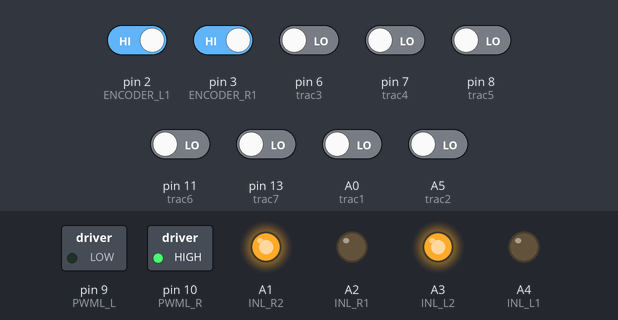
The sketch below on a simulated Arduino Uno, built with avr-gcc and run on an emulated ATmega328P. On the bench: switched loads named in the sketch (green lamp = pin HIGH), output pins drawn as LEDs (lit = HIGH). The test bench sets the inputs (shaded band); at power-on: pin 2 (ENCODER_L1), pin 3 (ENCODER_R1) HIGH, A0 (trac1), A5 (trac2), pin 6 (trac3), pin 7 (trac4), pin 8 (trac5), pin 11 (trac6), pin 13 (trac7) LOW. What the sketch prints to the serial monitor is not drawn.

Above: at 1.2 s.
1.3 s: pin 7 (trac4) driven HIGH
At 2.3 s:
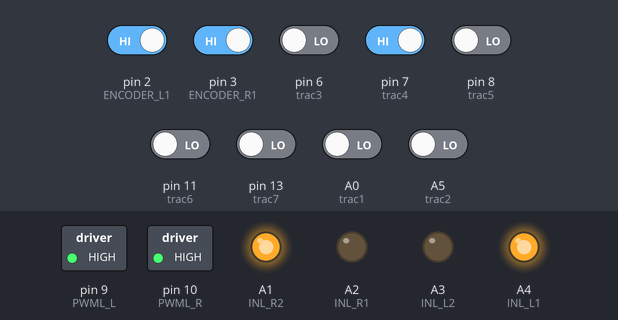
3.1 s: pin 6 (trac3) driven HIGH
4.7 s: A5 (trac2) driven HIGH
At 6.0 s:
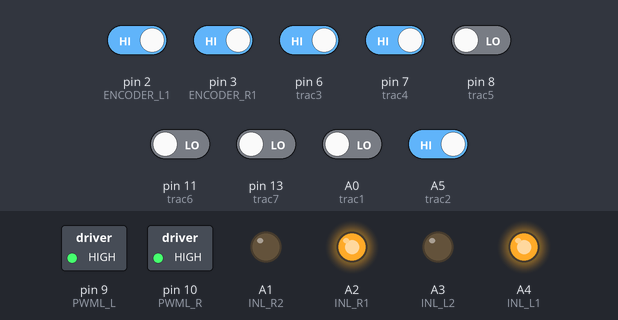
7.0 s: pin 8 (trac5) driven HIGH
At 7.15 s:
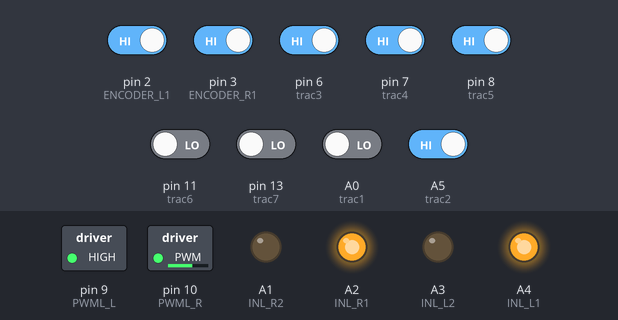
10.0 s: pin 11 (trac6) driven HIGH
At 11.8 s:
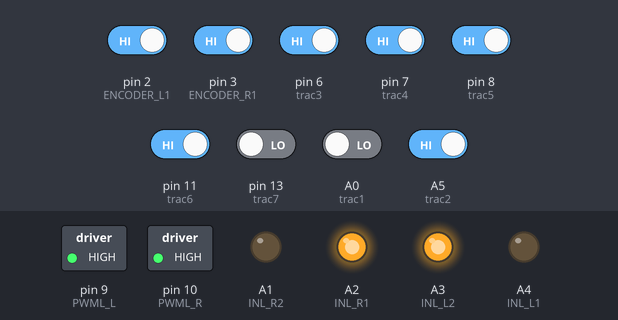
12.7 s: A0 (trac1) driven HIGH
At 13.7 s:
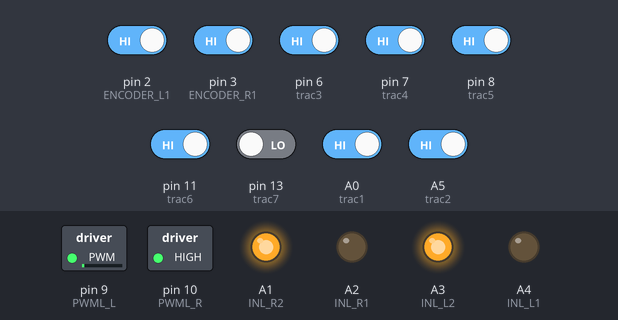
Timing chart, 0 to 15.3 s (numbered marks = the images above; inputs shaded):
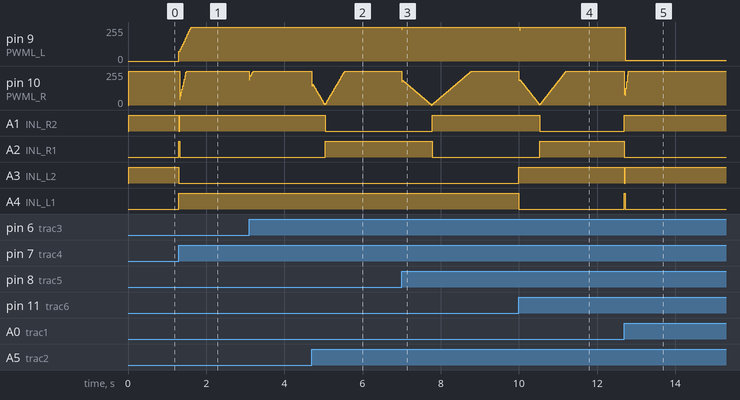

Measured:
- after the input at 1.3 s, pin 9 (PWML_L): moves from 0/255 to 255/255 over 0.32 s, starting at once; A1 (INL_R2): HIGH → LOW at once, → HIGH 0.02 s later; A2 (INL_R1): LOW → HIGH at once, → LOW 0.02 s later; A3 (INL_L2): HIGH → LOW at once; A4 (INL_L1): LOW → HIGH at once
- after the input at 4.7 s, A1 (INL_R2): HIGH → LOW after 0.34 s; A2 (INL_R1): LOW → HIGH after 0.34 s
- after the input at 7.0 s, pin 9 (PWML_L): 255/255 → 240/255 at once, → 255/255 0.02 s later; A1 (INL_R2): LOW → HIGH after 0.78 s; A2 (INL_R1): HIGH → LOW after 0.78 s
- after the input at 10.0 s, pin 9 (PWML_L): 255/255 → 232/255 at once, → 255/255 0.02 s later; A1 (INL_R2): HIGH → LOW after 0.54 s; A2 (INL_R1): LOW → HIGH after 0.54 s; A3 (INL_L2): LOW → HIGH at once; A4 (INL_L1): HIGH → LOW at once
- after the input at 12.7 s, pin 9 (PWML_L): 255/255 → 7/255 at once; A1 (INL_R2): LOW → HIGH at once; A2 (INL_R1): HIGH → LOW at once; A3 (INL_L2): HIGH → LOW at once, → HIGH 0.02 s later; A4 (INL_L1): LOW → HIGH at once, → LOW 0.02 s later

The sketch:

past_xunxian.ino
```cpp
#include<MsTimer2.h>
//左右电机码盘
#define ENCODER_R1 3
#define ENCODER_R2 4
#define ENCODER_L1 2
#define ENCODER_L2 5
//左右电机PWM波以及电机正负极接入
#define PWML_R 10
#define INL_R1 A2
#define INL_R2 A1
#define PWML_L 9
#define INL_L1 A4
#define INL_L2 A3
#define PERIOD 20
//从前进方向的最左边开始排序红外传感器引脚
#define trac1  A0
#define trac2  A5
#define trac3  6
#define trac4  7
#define trac5  8
#define trac6  11
#define trac7  13
const float originTargetV = 5;
volatile float targetRv = originTargetV;//右轮目标速度
volatile float targetLv = originTargetV;//左轮目标速度

volatile long encoderVal_R = 0;
volatile long encoderVal_L = 0;

volatile int encodertime_L = 0;
volatile int encodertime_R = 0;


volatile float velocityR;
volatile float velocityL;
float ukR = 0;
float ukL = 0;

float ekR1 = 0;//last error
float ekR2 = 0;//last last error
float ekL1 = 0;//last error
float ekL2 = 0;//last last error


void getEncoderR(void)
{
  //Serial.println("in func getEncoderR!");
  encodertime_R++;
   if(digitalRead(ENCODER_R1) == LOW)
  {
    if(digitalRead(ENCODER_R2) == LOW)
    {
      encoderVal_R--;
    }
      else
    {
      encoderVal_R++;
    }
  }
  else
  {
    if(digitalRead(ENCODER_L2) == LOW)
    {
      encoderVal_R++;
    }
      else
    {
      encoderVal_R--;
    }
  }
}

void getEncoderL(void)
{
  //Serial.println("L");
  encodertime_L++;
   if(digitalRead(ENCODER_L1) == LOW)
  {
    if(digitalRead(ENCODER_L2) == LOW)
    {
      encoderVal_L--;
    }
      else
    {
      encoderVal_L++;
    }
  }
  else
  {
    if(digitalRead(ENCODER_L2) == LOW)
    {
      encoderVal_L++;
    }
      else
    {
      encoderVal_L--;
    }
  }
}


int pidControllerR(float lTargetRv,float currentRv)
{

    float u;
    float output;
    float q0,q1,q2;
    float k  = 20;
    float ti = 80;//积分时间
    float td = 5;//微分事件
    float ek = lTargetRv - currentRv;
    //Serial.println(ek);

    q0 = k*(1 + PERIOD/ti + td/PERIOD);
    q1 = -k*(1 + 2*td/PERIOD);
    q2 = k*td/PERIOD;


    u = q0*ek + q1*ekR1 + q2*ekR2;
    output = ukR+u;
        //Serial.println(output);


    if (output > 255)
        output = 255;

    if (output < -255)
        output = -255;

    ukR = output;
    ekR2 = ekR1;
    ekR1 = ek;
    return (int)output;

}

int pidControllerL(float lTargetLv,float currentLv)
{
    float u;
    float output;
    float q0,q1,q2;
    float k  = 10;
    float ti = 80;//积分时间
    float td = 5;//微分事件
    float ek = lTargetLv - currentLv;


    q0 = k*(1 + PERIOD/ti + td/PERIOD);
    q1 = -k*(1 + 2*td/PERIOD);
    q2 = k*td/PERIOD;


    u = q0*ek + q1*ekL1 + q2*ekL2;
    output = ukL+u;
     //Serial.println(output);

    if (output > 255)
        output = 255;

    if (output < -255)
        output = -255;

    ukL = output;
    ekL2 = ekL1;
    ekL1 = ek;
    return (int)output;
}

void control(void)
{
  int data[7];
  float dVelocity = 0;
  data[0] = digitalRead(A0);
  data[1] = !digitalRead(A5);
  data[2] = !digitalRead(6);
  data[3] = !digitalRead(7);
  data[4] = !digitalRead(8);
  data[5] = !digitalRead(11);
  data[6] = digitalRead(13);

  velocityR = (encoderVal_R*2.0)*3.1415*2.0*(1000/PERIOD)/780;
  encoderVal_R = 0;
  velocityL = (encoderVal_L*2.0)*3.1415*2.0*(1000/PERIOD)/780;
  encoderVal_L = 0;

  if(!(data[0]||data[1]||data[2]||data[3]||data[4]||data[5]||data[6]))
  {
        targetRv = -1.5;
        targetLv = -105;
  }

  else if(data[3]&&(data[0]||data[1]||data[2]||data[4]||data[5]||data[6]))
  {
    if(data[0]||data[1]||data[2])
    {
        //dVelocity = 70;
        targetRv = 60;
        targetLv = 0;
    }
    else if (data[4]||data[5]||data[6])
    {
        //dVelocity = -70;
        targetRv = 0;
        targetLv = 60;
    }
  }
  else
  {
    dVelocity = 10*data[0] +8*data[1] + 6*data[2] - 6*data[4] - 8*data[5] - 10*data[6];
    targetRv += 0.5*dVelocity;
    targetLv -= 0.5*dVelocity;
  }
  //dVelocity = 30*data[0] +10* data[1] + 6*data[2] - 6*data[4] - 10*data[5] - 30*data[6];


  int dutyCycleR2 = pidControllerR(targetRv,velocityR);
  int dutyCycleL2 = pidControllerL(targetLv,velocityL);

  targetRv = originTargetV;
  targetLv = originTargetV;

  //int dutyCycleL2 = dutyCycleL1 - D_value / 2;
  //int dutyCycleR2 = dutyCycleR1 + D_value / 2;
  if(dutyCycleR2 > 0) //control Right wheel
  {

      digitalWrite(INL_R1,LOW);
      digitalWrite(INL_R2,HIGH);
      analogWrite(PWML_R,dutyCycleR2);
  }
  else
  {
      digitalWrite(INL_R1,HIGH);
      digitalWrite(INL_R2,LOW);
      analogWrite(PWML_R,abs(dutyCycleR2));
  }

    if(dutyCycleL2 > 0) //control Right wheel
  {

      digitalWrite(INL_L1,HIGH);
      digitalWrite(INL_L2,LOW);
      analogWrite(PWML_L,dutyCycleL2);
  }
  else
  {
      digitalWrite(INL_L1,LOW);
      digitalWrite(INL_L2,HIGH);
      analogWrite(PWML_L,abs(dutyCycleL2));
  }
}
void setup()
{
    TCCR1B = TCCR1B & B11111000 | B00000001;
    pinMode(INL_L1,OUTPUT);
    pinMode(INL_L2,OUTPUT);
    pinMode(PWML_L,OUTPUT);
    pinMode(INL_R1,OUTPUT);
    pinMode(INL_R2,OUTPUT);
    pinMode(PWML_R,OUTPUT);

    pinMode(ENCODER_R1,INPUT);
    pinMode(ENCODER_R2,INPUT);
    pinMode(ENCODER_L1,INPUT);
    pinMode(ENCODER_L2,INPUT);


    attachInterrupt(ENCODER_R1 - 2,getEncoderR,FALLING);
    attachInterrupt(ENCODER_L1 - 2,getEncoderL,FALLING);
      //寻迹模块D0引脚初始化
    pinMode(trac1, INPUT);
    pinMode(trac2, INPUT);
    pinMode(trac3, INPUT);
    pinMode(trac4, INPUT);
    pinMode(trac5, INPUT);
    pinMode(trac6, INPUT);
    pinMode(trac7, INPUT);
    MsTimer2::set(PERIOD,control);
    MsTimer2::start();
    Serial.begin(9600);

}

void loop()
{

  Serial.print(velocityL);
  Serial.print(",");
  Serial.println(velocityR);
  //Serial.println(encodertime_L);
  //Serial.print("Right");
  //Serial.println(encodertime_R);

}
```
